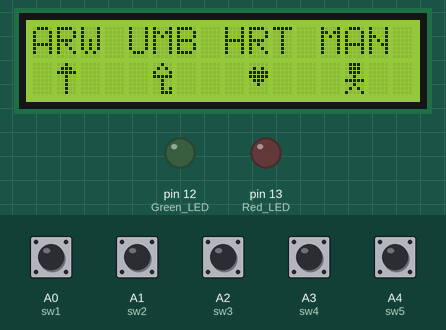
This sketch was run on a simulated Arduino Uno, built with avr-gcc and run on an emulated ATmega328P. Parts: 16×2 character LCD, output pins drawn as LEDs (lit = HIGH). The test bench sets the inputs (shaded band); at power-on: A0 (sw1), A1 (sw2), A2 (sw3), A3 (sw4), A4 (sw5) HIGH.

Above: at 4.2 s.
4.3 s: A0 (sw1) pulled LOW for 0.15 s
At 4.9 s:
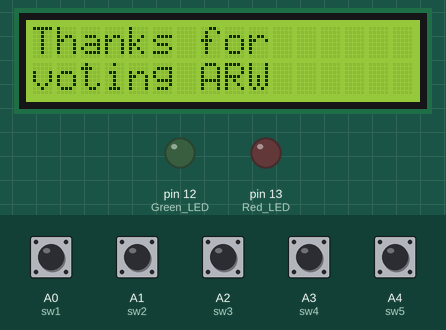
At 5.8 s:
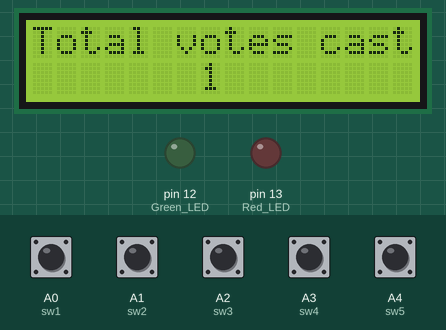
7.4 s: A4 (sw5) pulled LOW for 0.15 s
At 8.5 s:
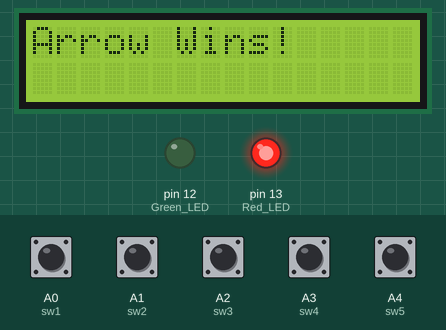
Timing chart, 0 to 19.9 s (numbered marks = the images above; inputs shaded):
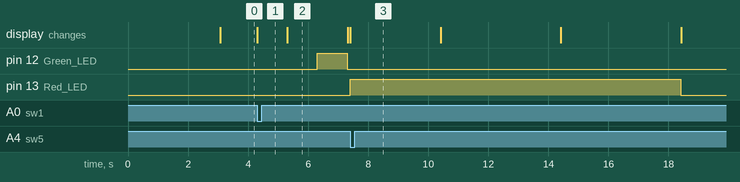

Measured:
- after the input at 4.3 s, pin 12 (Green_LED): LOW → HIGH after 2.0 s, → LOW 1.0 s later; the display: changes at once (image 1)
- after the input at 7.4 s, pin 13 (Red_LED): LOW → HIGH at once, → LOW 11.0 s later; the display: changes at once (image 3)
- what the display in image 2 shows lasts 2.0 s, from 5.3 s to 7.3 s

The sketch:

mainprogram.ino
```cpp
#include <LiquidCrystal.h>

LiquidCrystal lcd(11, 10, 9, 8, 7, 6);

#define sw1 A0 // Button 1
#define sw2 A1 // Button 2
#define sw3 A2 // Button 3
#define sw4 A3 // Button 4
#define sw5 A4 // Button 5 for result

int vote1 = 0;
int vote2 = 0;
int vote3 = 0;
int vote4 = 0;

byte customChar[] = {
  B00100,
  B01110,
  B11111,
  B00100,
  B00100,
  B00100,
  B00100,
  B00100
};
byte customChar2[] = {
  B00100,
  B01010,
  B10001,
  B11111,
  B00100,
  B00100,
  B00101,
  B00111
};
byte customChar3[] = {
  B00000,
  B01010,
  B11111,
  B11111,
  B01110,
  B00100,
  B00000,
  B00000
};
byte customChar4[] = {
  B01110,
  B01110,
  B01110,
  B00100,
  B11111,
  B00100,
  B01010,
  B10001
};

void setup() {
  pinMode(sw1, INPUT);
  pinMode(sw2, INPUT);
  pinMode(sw3, INPUT);
  pinMode(sw4, INPUT);
  pinMode(sw5, INPUT);
  pinMode(13, OUTPUT); // Red LED
  pinMode(12, OUTPUT); // Green LED

  lcd.begin(16, 2);
  lcd.setCursor(0, 0);
  lcd.print("ELECTRONIC  ");
  lcd.setCursor(0, 1);
  lcd.print("VOTING MACHINE ");
  delay(3000);
  digitalWrite(sw1, HIGH);
  digitalWrite(sw2, HIGH);
  digitalWrite(sw3, HIGH);
  digitalWrite(sw4, HIGH);
  digitalWrite(sw5, HIGH);
  lcd.clear();
  lcd.setCursor(0, 0);
  lcd.print("ARW");
  lcd.createChar(0, customChar);
  lcd.setCursor(1, 1);
  lcd.write((byte)0);
  lcd.setCursor(4, 0);
  lcd.print("UMB");
  lcd.createChar(1, customChar2);
  lcd.setCursor(5, 1);
  lcd.write((byte)1);
  lcd.setCursor(8, 0);
  lcd.print("HRT");
  lcd.createChar(2, customChar3);
  lcd.setCursor(9, 1);
  lcd.write((byte)2);
  lcd.setCursor(12, 0);
  lcd.print("MAN");
  lcd.createChar(3, customChar4);
  lcd.setCursor(13, 1);
  lcd.write((byte)3);
}

void loop() {
  if (digitalRead(sw1) == LOW) {
    lcd.clear();
    lcd.print("Thanks for");
    lcd.setCursor(0, 1);
    lcd.print("voting ARW");
    delay(1000);
    vote1++;
    lcd.clear();
    lcd.print("Total votes cast");
    lcd.setCursor(7, 1);
    lcd.print((vote1)+(vote2)+(vote3)+(vote4));
    delay(1000);
    digitalWrite(12, HIGH);
    delay(1000);
    while (digitalRead(sw1) == LOW);
    digitalWrite(12, LOW);
    showPartyOptions();
  }

  if (digitalRead(sw2) == LOW) {
    lcd.clear();
    lcd.print("Thanks for");
    lcd.setCursor(0, 1);
    lcd.print("voting UMB");
    delay(1000);
    vote2++;
    lcd.clear();
    lcd.print("Total votes cast");
    lcd.setCursor(7, 1);
    lcd.print((vote1)+(vote2)+(vote3)+(vote4));
    delay(1000);
    digitalWrite(12, HIGH);
    delay(1000);
    while (digitalRead(sw2) == LOW);
    digitalWrite(12, LOW);
    showPartyOptions();
  }

  if (digitalRead(sw3) == LOW) {
    lcd.clear();
    lcd.print("Thanks for");
    lcd.setCursor(0, 1);
    lcd.print("voting HRT");
    delay(1000);
    vote3++;
    lcd.clear();
    lcd.print("Total votes cast");
    lcd.setCursor(7, 1);
    lcd.print((vote1)+(vote2)+(vote3)+(vote4));
    delay(1000);
    digitalWrite(12, HIGH);
    delay(1000);
    while (digitalRead(sw3) == LOW);
    digitalWrite(12, LOW);
    showPartyOptions();
  }

  if (digitalRead(sw4) == LOW) {
    lcd.clear();
    lcd.print("Thanks for");
    lcd.setCursor(0, 1);
    lcd.print("voting MAN");
    delay(1000);
    vote4++;
    lcd.clear();
    lcd.print("Total votes cast");
    lcd.setCursor(7, 1);
    lcd.print((vote1)+(vote2)+(vote3)+(vote4));
    delay(1000);
    digitalWrite(12, HIGH);
    delay(1000);
    while (digitalRead(sw4) == LOW);
    digitalWrite(12, LOW);
    showPartyOptions();
  }

  if (digitalRead(sw5) == LOW) {
    digitalWrite(13, HIGH);
    lcd.clear();
    determineWinner();
    delay(3000);
    lcd.clear();
    lcd.setCursor(0, 0);
    lcd.print("ARW");
    lcd.setCursor(1, 1);
    lcd.print(vote1);
    lcd.setCursor(3, 0);
    lcd.print(" UMB");
    lcd.setCursor(5, 1);
    lcd.print(vote2);
    lcd.setCursor(7, 0);
    lcd.print(" HRT");
    lcd.setCursor(9,1);
    lcd.print(vote3);
    lcd.setCursor(11, 0);
    lcd.print(" MAN ");
    lcd.setCursor(13, 1);
    lcd.print(vote4);
    delay(4000);
    lcd.clear();
    lcd.setCursor(3, 0);
    lcd.print("Thanks for");
    lcd.setCursor(5,1);
    lcd.print("Voting!");
    delay(4000);
    resetVotes();
    showPartyOptions();
  }
}

void showPartyOptions() {
  lcd.clear();
  lcd.setCursor(0, 0);
  lcd.print("ARW");
   lcd.createChar(0, customChar);
  lcd.setCursor(1, 1);
  lcd.write((byte)0);
  lcd.setCursor(4, 0);
  lcd.print("UMB");
  lcd.createChar(1, customChar2);
  lcd.setCursor(5, 1);
  lcd.write((byte)1);
  lcd.setCursor(8, 0);
  lcd.print("HRT");
  lcd.createChar(2, customChar3);
  lcd.setCursor(9, 1);
  lcd.write((byte)2);
  lcd.setCursor(12, 0);
  lcd.print("MAN");
  lcd.createChar(3, customChar4);
  lcd.setCursor(13, 1);
  lcd.write((byte)3);
}

void determineWinner() {
  int totalVotes = vote1 + vote2 + vote3 + vote4;
  lcd.clear();
  if (totalVotes > 0) {
    if (vote1 > vote2 && vote1 > vote3 && vote1 > vote4) {
      lcd.print("Arrow Wins!");
    } else if (vote2 > vote1 && vote2 > vote3 && vote2 >vote4) {
      lcd.print("Umbrella Wins!");
    } else if (vote3 > vote1 && vote3 > vote2 && vote3 > vote4) {
      lcd.print("Heart Wins!");
    } else if(vote4 > vote1 && vote4 > vote2 && vote4 > vote3) {
      lcd.print("Mankind Wins!");
    }
     else {
        lcd.print("Tie Up Or");
        lcd.setCursor(0, 1);
        lcd.print("No Result");
      }
    }else {
      lcd.clear();
      lcd.setCursor(0, 0);
      lcd.print("No Voting....");
    }
}

void resetVotes() {
  vote1 = 0;
  vote2 = 0;
  vote3 = 0;
  vote4 = 0;
  digitalWrite(12, LOW);
  digitalWrite(13, LOW);
}
```
